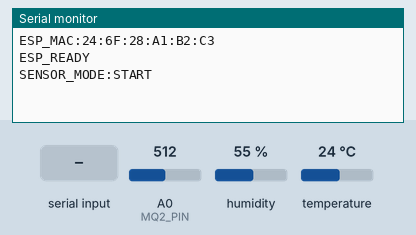
Simulated run of this sketch. Board: ESP8266 (NodeMCU). On the bench: the last lines printed to the serial monitor. Inputs (shaded band) come from the test bench; at power-on: humidity 55 %, A0 (MQ2_PIN) = 512, temperature 24 °C.

Above: at 2.2 s.
2.3 s: "0\n" received over Serial
At 2.9 s:
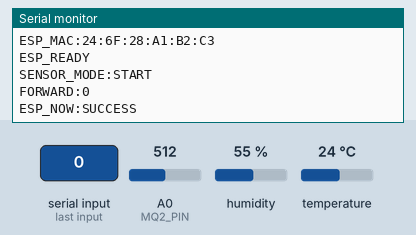
3.8 s: humidity set to 22 %
At 4.9 s:
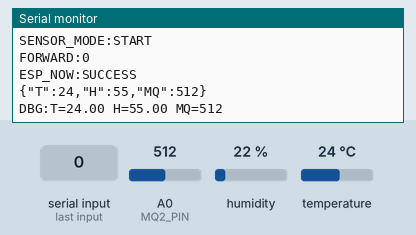
5.3 s: A0 (MQ2_PIN) set to 716
At 6.6 s:
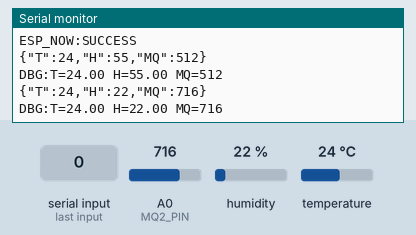
6.8 s: temperature set to 12 °C
8.3 s: "1\n" received over Serial
At 8.9 s:
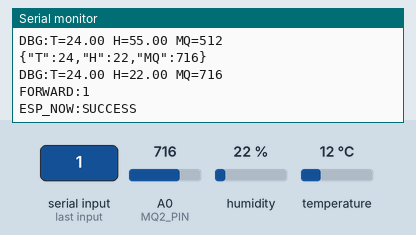
9.8 s: A0 (MQ2_PIN) set to 900
At 12.22 s:
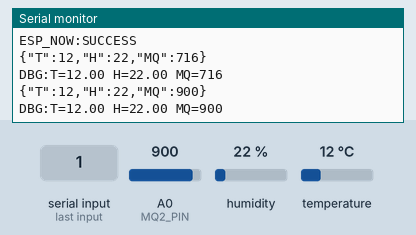
Timing chart, 0 to 12.3 s (numbered marks = the images above; inputs shaded):
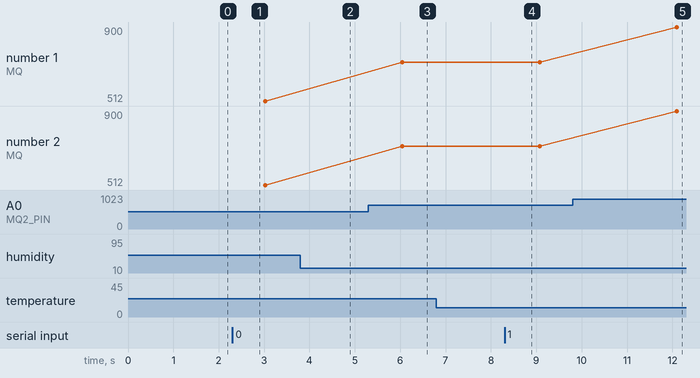

The sketch:

esp_sender_ml.ino
```cpp
/*
  esp_sender_ml.ino
  ------------------
  Reads DHT11 + MQ-2, sends JSON to Python via Serial.
  Listens for alert digit from Python, forwards via ESP-NOW.

  WIRING:
    DHT11 VCC  → 3.3V
    DHT11 GND  → GND
    DHT11 DATA → D4

    MQ-2  VCC  → Vin (5V)
    MQ-2  GND  → GND
    MQ-2  AO   → A0

  Libraries: DHT sensor library (Adafruit), ArduinoJson
*/

#include <ESP8266WiFi.h>
#include <espnow.h>
#include <DHT.h>
#include <ArduinoJson.h>

// ── Pins ──────────────────────────────────────────
#define DHTPIN   D4       // back to D4 — this was working before
#define DHTTYPE  DHT11
#define MQ2_PIN  A0

DHT dht(DHTPIN, DHTTYPE);

// ── Receiver MAC ──────────────────────────────────
uint8_t receiverMac[] = {0x68, 0xC6, 0x3A, 0xDE, 0x87, 0xAE};

typedef struct struct_message {
  int  alertType;
  char message[50];
} struct_message;

struct_message myData;
bool peerAdded = false;

unsigned long lastSensorRead = 0;
const unsigned long SENSOR_INTERVAL = 3000;

// ─────────────────────────────────────────────────
void OnDataSent(uint8_t *mac_addr, uint8_t sendStatus) {
  Serial.println(sendStatus == 0 ? "ESP_NOW:SUCCESS" : "ESP_NOW:FAIL");
}

void forwardAlert(int alertType) {
  if (alertType < 0 || alertType > 5) return;
  myData.alertType = alertType;
  switch(alertType) {
    case 0: strcpy(myData.message, "ALL GOOD");   break;
    case 1: strcpy(myData.message, "MEDICAL");    break;
    case 2: strcpy(myData.message, "FIRE");       break;
    case 3: strcpy(myData.message, "FLOOD");      break;
    case 4: strcpy(myData.message, "EARTHQUAKE"); break;
    case 5: strcpy(myData.message, "GAS LEAK");   break;
  }
  esp_now_send(receiverMac, (uint8_t*)&myData, sizeof(myData));
  Serial.print("FORWARD:"); Serial.println(alertType);
}

// ─────────────────────────────────────────────────
void readAndSendSensors() {
  // Simple single read — no retry loop, no blocking delay
  // This is what worked before
  float temperature = dht.readTemperature();
  float humidity    = dht.readHumidity();
  int   mq2_raw     = analogRead(MQ2_PIN);

  if (isnan(temperature) || isnan(humidity)) {
    Serial.println("SENSOR_ERR:DHT_FAIL");
    temperature = -1;
    humidity    = -1;
  }

  // Send JSON
  StaticJsonDocument<128> doc;
  doc["T"]  = temperature;
  doc["H"]  = humidity;
  doc["MQ"] = mq2_raw;
  serializeJson(doc, Serial);
  Serial.println();

  // Debug line
  Serial.print("DBG:T="); Serial.print(temperature);
  Serial.print(" H=");     Serial.print(humidity);
  Serial.print(" MQ=");    Serial.println(mq2_raw);
}

// ─────────────────────────────────────────────────
void setup() {
  Serial.begin(115200);
  delay(1000);

  dht.begin();
  pinMode(MQ2_PIN, INPUT);

  WiFi.mode(WIFI_STA);
  WiFi.disconnect();
  Serial.print("ESP_MAC:"); Serial.println(WiFi.macAddress());

  if (esp_now_init() != 0) {
    Serial.println("ESP_ERR:ESPNOW_INIT"); return;
  }
  esp_now_set_self_role(ESP_NOW_ROLE_CONTROLLER);
  esp_now_register_send_cb(OnDataSent);

  if (esp_now_add_peer(receiverMac, ESP_NOW_ROLE_SLAVE, 1, NULL, 0) == 0) {
    peerAdded = true;
    Serial.println("ESP_READY");
  } else {
    Serial.println("ESP_ERR:PEER_FAILED");
  }
  Serial.println("SENSOR_MODE:START");
}

// ─────────────────────────────────────────────────
void loop() {
  if (millis() - lastSensorRead >= SENSOR_INTERVAL) {
    readAndSendSensors();
    lastSensorRead = millis();
  }

  if (Serial.available() > 0) {
    String input = Serial.readStringUntil('\n');
    input.trim();
    if (input.length() > 0) {
      int alertType = input.toInt();
      if (alertType >= 0 && alertType <= 5) forwardAlert(alertType);
    }
  }
}
```

Measured:
- after the input at 2.3 s, the serial monitor: prints a new line at once (image 1)
- after the input at 5.3 s, the serial monitor: prints a new line after 0.75 s (image 3)
- after the input at 8.3 s, the serial monitor: prints a new line at once (image 4)
- after the input at 9.8 s, the serial monitor: prints a new line after 2.3 s (image 5)
- plotted number 1: 512 → 716 after the input at 5.3 s, 716 → 900 after the input at 9.8 s
- plotted number 2: 512 → 716 after the input at 5.3 s, 716 → 900 after the input at 9.8 s
